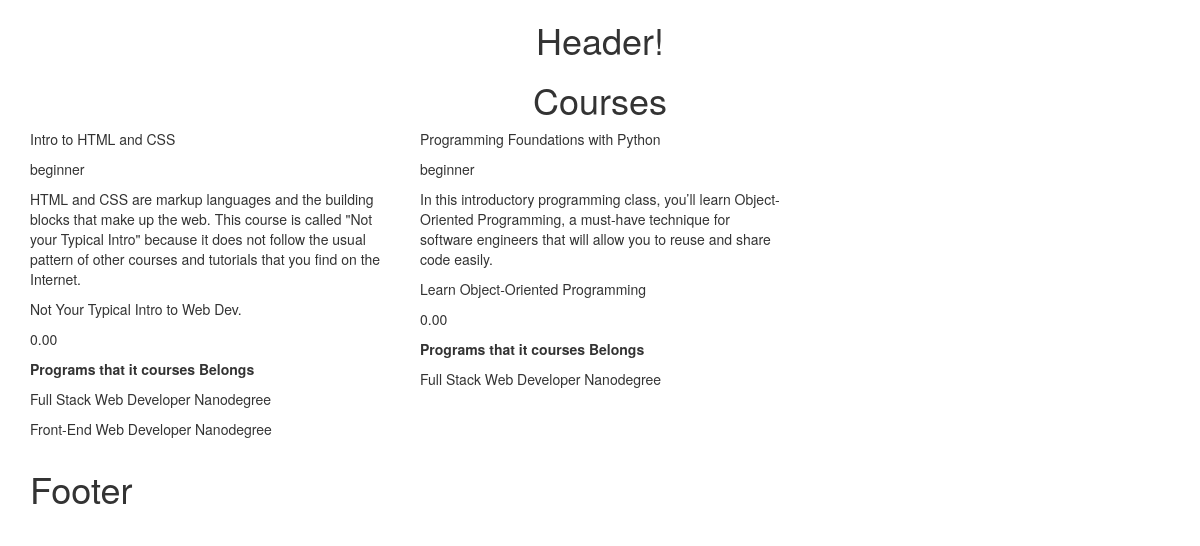
The app's page /mooc/courses/ with its own data.
### mooc/models.py (models this page shows, shortened)
class Courses(models.Model):
	name = models.CharField(max_length=50)
	description = models.TextField()
	slogan = models.TextField()
	cost = models.DecimalField(max_digits=6, decimal_places=2)
	timeline = models.IntegerField(default=0)
	released_date = models.DateField(auto_now_add=True)
	is_active = models.BooleanField(default=True)
	programs = models.ManyToManyField(Programs)
	skill_level = models.CharField(max_length=50, null=True, choices=[("beginner", "beginner"), ("intermediate", "intermediate"), ("advanced", "advanced")])

class Programs(models.Model):
	name = models.CharField(max_length=50)
	slogan = models.TextField(max_length=5000)
	description = models.TextField(max_length=5000)
	cost = models.DecimalField(max_digits=6, decimal_places=2)
	has_plus = models.BooleanField(default=True)
	is_active = models.BooleanField(default=True)
	timeline = models.IntegerField(default=0)
	released_date = models.DateField(auto_now_add=True)
	skill_level = models.CharField(max_length=50, null=True, choices=[("beginner", "beginner"), ("intermediate", "intermediate"), ("advanced", "advanced")])

### mooc/views.py (the view)
class CoursesView(ListView):
	template_name = 'mooc/courses.html'
	queryset = Courses.objects.all()
	context_object_name = 'courses'

### mooc/templates/mooc/courses.html
{% extends 'base.html' %}
{% block content %}
	<h1 class="text-center">Courses</h1>
	<div class="row">
	{% for course in courses %}
		<div class="col-md-4">
			<p>{{ course.name }}</p>
			<p>{{ course.skill_level }}</p>
			<p>{{ course.description }}</p>
			<p>{{ course.slogan }}</p>
			<p>{{ course.cost }}</p>
			<p><b>Programs that it courses Belongs</b></p>
			{% for program in course.programs.all %}
				<p>{{ program.name }}</p>
			{% endfor %}
		</div>
	{% endfor %}
	</div>
{% endblock %}

### templates/base.html (shortened to what this page needs)
{% load static %}
<!DOCTYPE html>
<html>
<head>
	<link rel="stylesheet" type="text/css" href="{% static '/css/main.css' %}">
</head>
<body>
	<div class="container">
		<h1 class="text-center">Header!</h1>
		{% block content %}
		{% endblock %}
		<h1>Footer</h1>
	</div>
</body>
</html>

### records on screen
Courses: name "Intro to HTML and CSS", skill_level "beginner", description "HTML and CSS are markup languages and the building blocks that make up the web. This course is called \"Not your Typical Intro\" because it does not follow the usual pattern of other courses and tutorials that you find on the Internet.", slogan "Not Your Typical Intro to Web Dev.", cost "0.00"
Programs: name "Full Stack Web Developer Nanodegree"
Programs: name "Front-End Web Developer Nanodegree"
Courses: name "Programming Foundations with Python", skill_level "beginner", description "In this introductory programming class, you’ll learn Object-Oriented Programming, a must-have technique for software engineers that will allow you to reuse and share code easily.", slogan "Learn Object-Oriented Programming", cost "0.00"
